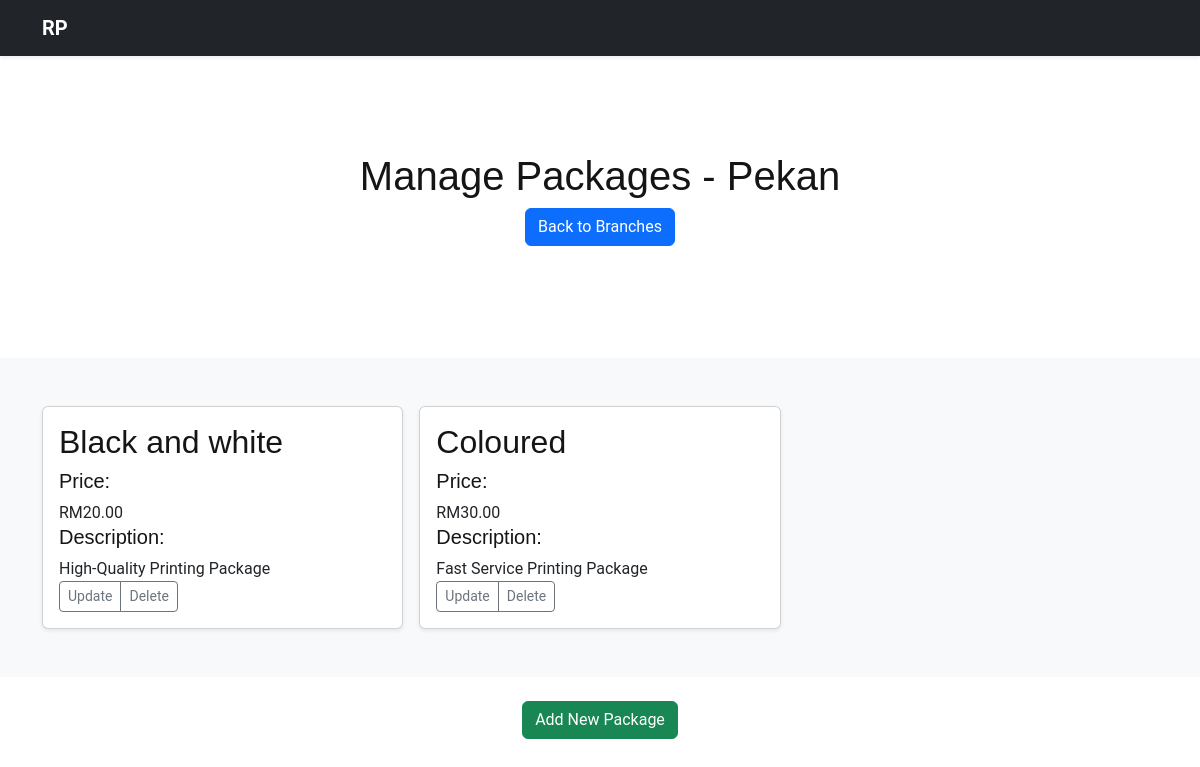
/managePack.php?BranchID=4 (signed in), run on the app's committed database.
### tables this page shows
CREATE TABLE `branch` (
  `BranchID` int(11) NOT NULL,
  `adminID` int(11) DEFAULT NULL,
  `BranchName` varchar(50) DEFAULT NULL,
  `Location` varchar(255) DEFAULT NULL,
  `ContactInfo` varchar(100) DEFAULT NULL
);

CREATE TABLE `package` (
  `PackageID` int(11) NOT NULL,
  `PackageName` varchar(100) DEFAULT NULL,
  `Description` text DEFAULT NULL,
  `Price` decimal(10,2) DEFAULT NULL,
  `BranchID` int(11) DEFAULT NULL
);

### managePack.php (the view, shortened to what this page needs)
<?php
$servername = "localhost";
$username = "root";
$password = "";
$dbname = "rapidprint";
$conn = mysqli_connect($servername, $username, $password, $dbname);
$branchID = isset($_GET['BranchID']) ? intval($_GET['BranchID']) : 0;
$query = "SELECT PackageID, PackageName, Description, Price FROM package WHERE BranchID = $branchID";
$result = mysqli_query($conn, $query);
$branchQuery = "SELECT BranchName FROM branch WHERE BranchID = $branchID";
$branchResult = mysqli_query($conn, $branchQuery);
$branch = mysqli_fetch_assoc($branchResult);
$branchName = $branch ? htmlspecialchars($branch['BranchName']) : "Unknown";
?>
<!doctype html>
<html lang="en">
<head>
  <link href="assets/vendor/bootstrap/css/bootstrap.min.css" rel="stylesheet">
  <link href="assets/css/main.css" rel="stylesheet">
</head>
<body>
  <div class="navbar navbar-dark bg-dark shadow-sm">
    <div class="container">
      <a href="manageBran.php" class="navbar-brand d-flex align-items-center">
        <strong>RP</strong>
      </a>
    </div>
  </div>
<main>
  <section class="py-5 text-center container">
    <div class="row py-lg-5">
      <div class="col-lg-6 col-md-8 mx-auto">
        <h1 class="fw-light">Manage Packages - <?php echo $branchName; ?></h1>
        <p>
          <a href="manageBran.php" class="btn btn-primary">Back to Branches</a>
        </p>
      </div>
    </div>
  </section>
  <div class="album py-5 bg-body-tertiary">
    <div class="container">
      <div class="row row-cols-1 row-cols-sm-2 row-cols-md-3 g-3">
        <?php while ($row = mysqli_fetch_assoc($result)) : ?>
          <div class="col">
            <div class="card shadow-sm">
              <div class="card-body">
                <h2><?php echo htmlspecialchars($row['PackageName']); ?></h2>
                <h5>Price:</h5> RM<?php echo htmlspecialchars($row['Price']); ?>
                <h5>Description:</h5> <?php echo htmlspecialchars($row['Description']); ?>
                <div class="d-flex justify-content-between align-items-center">
                  <div class="btn-group">
                  <a href="updatePack.php?PackageID=<?php echo $row['PackageID']; ?>&BranchID=<?php echo $branchID; ?>" class="btn btn-sm btn-outline-secondary">Update</a>
                  <a href="managePack.php?BranchID=<?php echo $branchID; ?>&deletePackage=<?php echo $row['PackageID']; ?>" class="btn btn-sm btn-outline-secondary" onclick="return confirm('Are you sure you want to delete this package?');">Delete</a>
                  </div>
                </div>
              </div>
            </div>
          </div>
        <?php endwhile; ?>
      </div>
    </div>
  </div>
  <div class="text-center mt-4">
  <a href="addPackage.php?BranchID=<?php echo $branchID; ?>" class="btn btn-success btn-add-package">Add New Package</a>
  </div>
</main>
</body>
</html>

### assets/css/main.css (style rules this page uses)
:root { --default-font: "Roboto", system-ui, -apple-system, "Segoe UI", Roboto, "Helvetica Neue", Arial, "Noto Sans", "Liberation Sans", sans-serif, "Apple Color Emoji", "Segoe UI Emoji", "Segoe UI Symbol", "Noto Color Emoji"; --heading-font: "Raleway", sans-serif; --nav-font: "Poppins", sans-serif; }
:root { --background-color: #ffffff; --default-color: #444444; --heading-color: #151515; --accent-color: #ffc451; --surface-color: #ffffff; --contrast-color: #312f2f; }
:root { --nav-color: rgba(255, 255, 255, 0.905); --nav-hover-color: #ffc451; --nav-mobile-background-color: #ffffff; --nav-dropdown-background-color: #ffffff; --nav-dropdown-color: #212529; --nav-dropdown-hover-color: #ffc451; }
:root { scroll-behavior: smooth; }
body { color: var(--default-color); background-color: var(--background-color); font-family: var(--default-font); }
a { color: var(--accent-color); text-decoration: none; transition: 0.3s; }
h1, h2, h3, h4, h5, h6 { color: var(--heading-color); font-family: var(--heading-font); }
section, .section { color: var(--default-color); background-color: var(--background-color); padding: 60px 0; scroll-margin-top: 80px; overflow: clip; }

### data on the page
branch: BranchName "Pekan"
package: PackageName "Black and white", Price "20.00", Description "High-Quality Printing Package"
package: PackageName "Coloured", Price "30.00", Description "Fast Service Printing Package"
